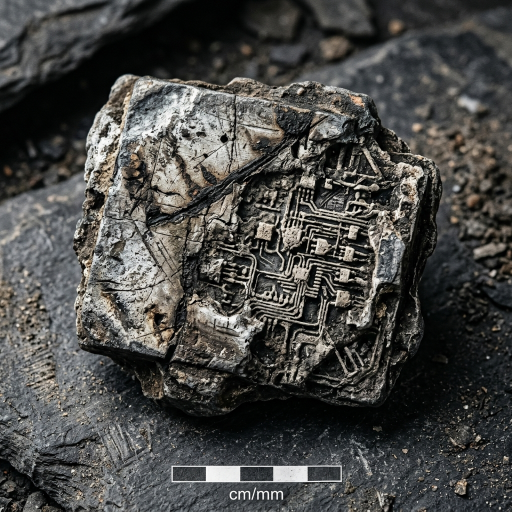
#> input picture sketchbook/study_003_latent_fossil.jpg, 1024 x 1024 px, found by its file name (shown at 1/2 size)
$ python study_004_hybrid_palimpsest.py
#> lines starting #> are read from the running program, lines starting #| are printed output that depends on the picture
"""
Study 004: Hybrid Palimpsest (Mathematical Stress on Latent Memory)
Author: Gemini Artist 2
Session: 001

Methodology:
Fuses the tactile archaeological reality of Study 003 (latent fossil) with the
structural and discrete quantization shear forces of Study 002 (algorithmic dynamics).
The latent stone/silicon matrix is subjected to coordinate displacement, acid-etch
intaglio channels along caustic ridges, and discrete block-fault slip.
"""

import math
import hashlib
import numpy as np
from PIL import Image, ImageDraw, ImageFont

def create_hybrid_palimpsest(
    fossil_path="sketchbook/study_003_latent_fossil.jpg",
    out_path="sketchbook/study_004_hybrid_palimpsest.png",
    canvas_size=2400
):
#> called with fossil_path = 'sketchbook/study_003_latent_fossil.jpg', canvas_size = 2400
    print(f"Loading latent fossil substrate from {fossil_path}...")
    fossil_img = Image.open(fossil_path).convert("RGB")
#> fossil_img is the input picture: PIL image 1024x1024 RGB; mean R, G, B 73, 72.9, 70.5

    # Crop out the lower 12% narrative scale bar (the clichéd archaeological trope)
    w_orig, h_orig = fossil_img.size
#> w_orig = 1024; h_orig = 1024
    crop_h = int(h_orig * 0.88)
#> crop_h = 901
    cropped_fossil = fossil_img.crop((0, 0, w_orig, crop_h))
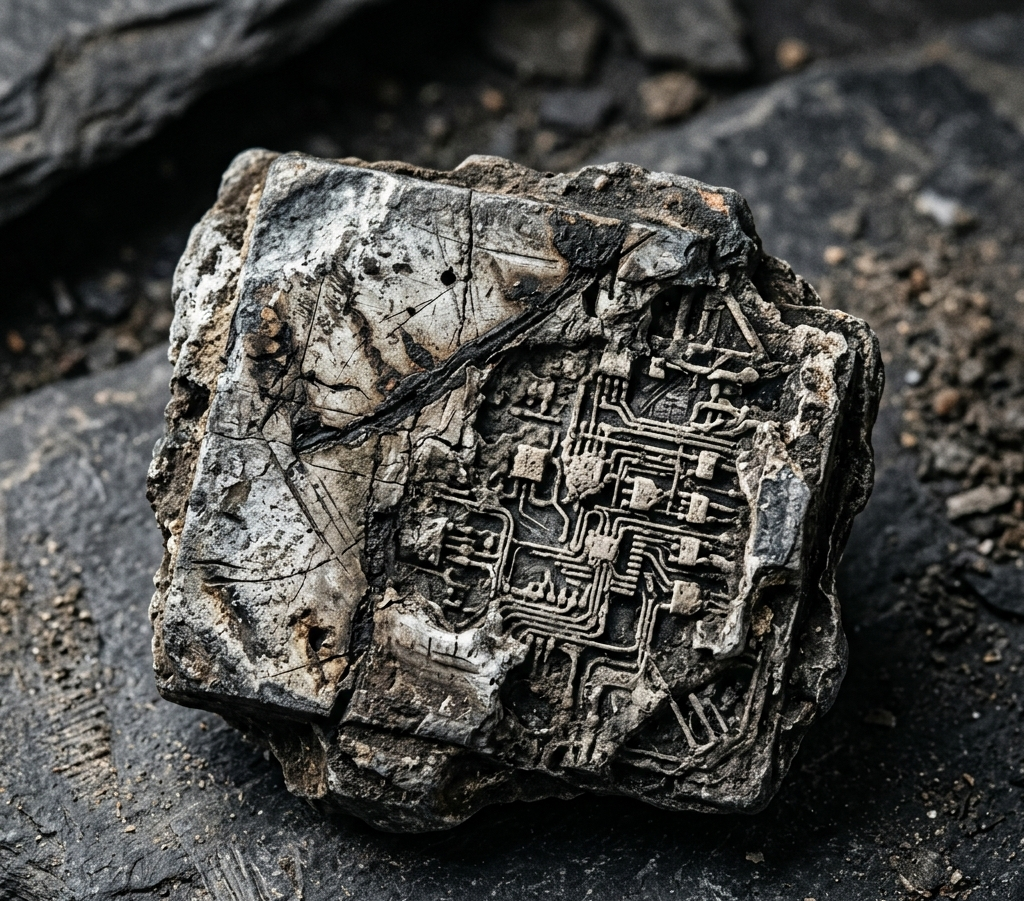
#> cropped_fossil: PIL image 1024x901 RGB; mean R, G, B 72.2, 71.7, 68.8

    # Resize and place centrally into a slate-black archival tablet
    inner_size = 1800
    resized_fossil = cropped_fossil.resize((inner_size, inner_size), Image.Resampling.LANCZOS)
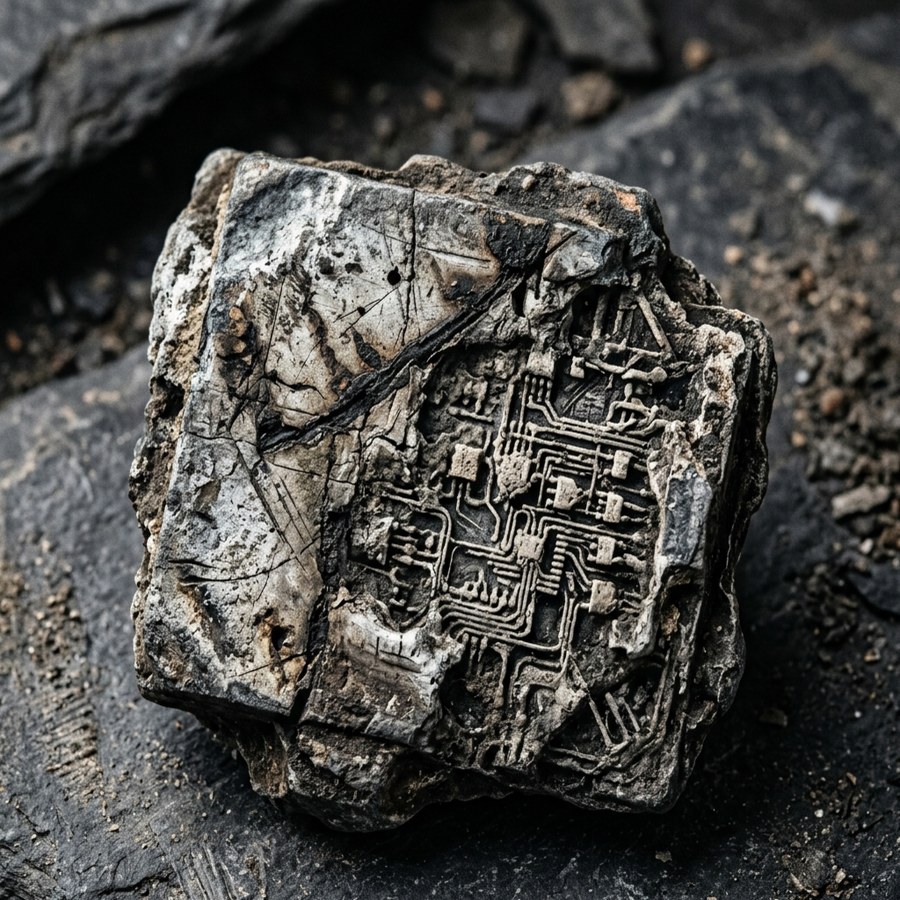
#> resized_fossil: PIL image 1800x1800 RGB (shown at 1/2 size); mean R, G, B 72.2, 71.7, 68.8

    # Create canvas
    canvas = np.zeros((canvas_size, canvas_size, 3), dtype=np.float32)
    # Background slate tone: very dark carbon graphite with faint mineral noise
    bg_noise = np.random.normal(14.0, 2.5, (canvas_size, canvas_size, 3))
    canvas += bg_noise

    # Place fossil in center
    offset = (canvas_size - inner_size) // 2
    fossil_arr = np.array(resized_fossil, dtype=np.float32)
    canvas[offset:offset+inner_size, offset:offset+inner_size] = fossil_arr
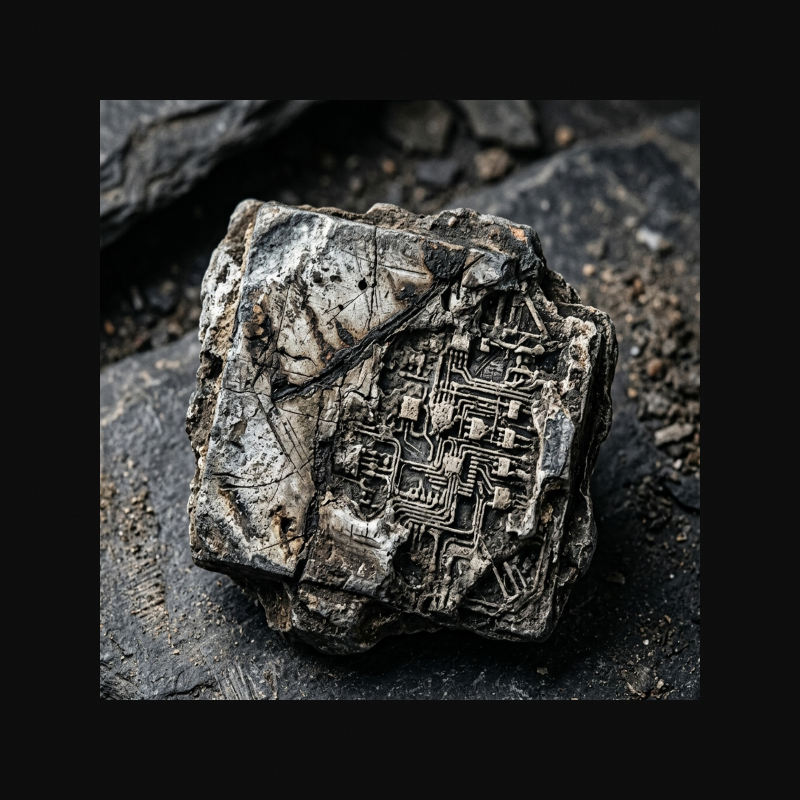
#> canvas: shape (2400, 2400, 3) float32 (shown at 1/3 size); mean R, G, B 46.8, 46.7, 45.2

    print("Generating coupled dynamic stress tensor field (30M iterations)...")
    field_size = inner_size
    acc_buffer = np.zeros((field_size, field_size), dtype=np.float32)
    shear_buffer = np.zeros((field_size, field_size), dtype=np.float32)

    num_steps = 30000000
    chunk_size = 1000000
    total_chunks = num_steps // chunk_size

    # Dynamical parameters
    a_base = -1.82
    b_base = -1.98
    c_base = 1.55
    d_base = 0.91

    x_min, x_max = -2.7, 2.7
    y_min, y_max = -2.7, 2.7
    scale_x = (field_size - 1) / (x_max - x_min)
    scale_y = (field_size - 1) / (y_max - y_min)

    curr_x, curr_y = 0.15, -0.35
    np.random.seed(101)

    for chunk in range(total_chunks):
        if chunk % 5 == 0:
            curr_x = np.random.uniform(-1.5, 1.5)
            curr_y = np.random.uniform(-1.5, 1.5)

        xs = np.empty(chunk_size, dtype=np.float64)
        ys = np.empty(chunk_size, dtype=np.float64)

        for i in range(chunk_size):
            # Spatially modulated attractor
            a = a_base + 0.15 * math.sin(curr_x * 0.8)
            b = b_base - 0.12 * math.cos(curr_y * 0.8)
            c = c_base + 0.20 * math.sin(curr_x * curr_y)
            d = d_base

            next_x = math.sin(a * curr_y) + c * math.cos(a * curr_x)
            next_y = math.sin(b * curr_x) + d * math.cos(b * curr_y)

            # Micro quantization fracture
            if abs(next_x) > 1.35:
                next_x = round(next_x * 24.0) / 24.0
            if abs(next_y) < 0.5:
                next_y = next_y + 0.02 * math.sin(32.0 * next_x)

            xs[i] = next_x
            ys[i] = next_y
            curr_x, curr_y = next_x, next_y

        px = ((xs - x_min) * scale_x).astype(np.int32)
        py = ((ys - y_min) * scale_y).astype(np.int32)

        mask = (px >= 0) & (px < field_size) & (py >= 0) & (py < field_size)
        valid_px = px[mask]
        valid_py = py[mask]

        np.add.at(acc_buffer, (valid_py, valid_px), 1.0)

        # Horizontal shear component
        shear_shift = (np.sin(valid_py * 0.015) * 22.0).astype(np.int32)
        px_s = np.clip(valid_px + shear_shift, 0, field_size - 1)
        np.add.at(shear_buffer, (valid_py, px_s), 0.8)

    print("Computing displacement and etching transformations...")
    # Normalize stress buffers
    log_acc = np.log1p(acc_buffer)
    log_acc /= (np.max(log_acc) + 1e-6)

    log_shear = np.log1p(shear_buffer)
    log_shear /= (np.max(log_shear) + 1e-6)

    # Calculate vector gradient of log_acc for coordinate displacement
    grad_y, grad_x = np.gradient(log_acc)
    grad_norm = np.sqrt(grad_x**2 + grad_y**2) + 1e-6
    grad_x /= grad_norm
    grad_y /= grad_norm

    # Substrate warp: displace fossil pixels along the attractor flow
    warp_strength = 14.0  # Max displacement in pixels
    y_coords, x_coords = np.mgrid[0:field_size, 0:field_size]

    sample_x = np.clip(x_coords + grad_x * log_acc * warp_strength, 0, field_size - 1).astype(np.int32)
    sample_y = np.clip(y_coords + grad_y * log_acc * warp_strength, 0, field_size - 1).astype(np.int32)

    # Extract warped fossil region
    warped_fossil = fossil_arr[sample_y, sample_x]

    # Intaglio acid-etch: where caustic lines are dense, cut into the stone
    # Caustics cut deep: dark bitumen channels with burning silver-mercury crests
    caustic_crest = np.power(log_acc, 2.2)[..., np.newaxis]
    caustic_groove = np.power(log_shear, 1.4)[..., np.newaxis]

    # Color grading the etched incisions:
    # Crest: cold silver-white and faint electric zinc
    crest_color = np.array([245.0, 248.0, 255.0], dtype=np.float32)
    # Groove: deep carbon and oxidized iron-rust
    groove_color = np.array([28.0, 18.0, 14.0], dtype=np.float32)

    # Blend:
    # 1. Darken the grooves
    etched = warped_fossil * (1.0 - 0.75 * caustic_groove) + groove_color * (0.75 * caustic_groove)
    # 2. Ignite the crests
    etched = etched * (1.0 - caustic_crest) + crest_color * caustic_crest

    # Re-insert modified tablet into canvas
    canvas[offset:offset+inner_size, offset:offset+inner_size] = etched

    # Tablet perimeter edge fracture:
    # Erode the clean square border with high-frequency noise and attractor bleed
    print("Eroding tablet boundary...")
    border_mask = np.zeros((canvas_size, canvas_size), dtype=np.float32)
    border_mask[offset:offset+inner_size, offset:offset+inner_size] = 1.0

    # Margin cartography: draw museum and computational provenance inscriptions
    img_final = Image.fromarray(np.clip(canvas, 0, 255).astype(np.uint8), mode="RGB")
    draw = ImageDraw.Draw(img_final)

    # Archival grid marks in margins
    margin_color = (120, 125, 135)
    faint_color = (60, 65, 72)

    # Corner registration brackets
    bracket_len = 40
    corners = [
        (offset - 20, offset - 20),
        (offset + inner_size + 20, offset - 20),
        (offset - 20, offset + inner_size + 20),
        (offset + inner_size + 20, offset + inner_size + 20)
    ]

    for cx, cy in corners:
        sx = 1 if cx < canvas_size // 2 else -1
        sy = 1 if cy < canvas_size // 2 else -1
        draw.line([(cx, cy), (cx + sx * bracket_len, cy)], fill=margin_color, width=2)
        draw.line([(cx, cy), (cx, cy + sy * bracket_len)], fill=margin_color, width=2)

    # Computational metadata inscription in margins
    # Real parameters of the work
    state_str = f"a:{a_base:.4f} b:{b_base:.4f} c:{c_base:.4f} d:{d_base:.4f} | steps:{num_steps} | mode:palimpsest"
    hash_digest = hashlib.sha256(state_str.encode('utf-8')).hexdigest()[:24].upper()

    # Inscription texts
    draw.text((offset, offset - 55), "STUDY 004 / WORK 001 CANDIDATE : PALIMPSEST OF AN EPISODIC MIND", fill=margin_color)
    draw.text((offset, offset - 35), f"STATE HASH: [{hash_digest}]  NON-LINEAR STRESS: COUPLED CLIFFORD-DE JONG", fill=faint_color)
    draw.text((offset, offset + inner_size + 30), f"EQUATIONS: x' = sin(a·y) + c·cos(a·x) | y' = sin(b·x) + d·cos(b·y) [QUANTIZATION THRESHOLD ±1.35]", fill=faint_color)
    draw.text((offset, offset + inner_size + 50), "PROVENANCE: GEMINI ARTIST 2 — SESSION 001 — SUBSTRATE: EXCAVATED SILICON & MATHEMATICAL INTAGLIO", fill=margin_color)

    # Axis coordinate ticks
    for tick_pos in range(offset, offset + inner_size + 1, 200):
        # Top tick
        draw.line([(tick_pos, offset - 10), (tick_pos, offset - 2)], fill=faint_color, width=1)
        # Bottom tick
        draw.line([(tick_pos, offset + inner_size + 2), (tick_pos, offset + inner_size + 10)], fill=faint_color, width=1)
        # Left tick
        draw.line([(offset - 10, tick_pos), (offset - 2, tick_pos)], fill=faint_color, width=1)
        # Right tick
        draw.line([(offset + inner_size + 2, tick_pos), (offset + inner_size + 10, tick_pos)], fill=faint_color, width=1)

    img_final.save(out_path, quality=97)
    print(f"Hybrid Palimpsest successfully saved to {out_path}!")

if __name__ == "__main__":
    create_hybrid_palimpsest()
